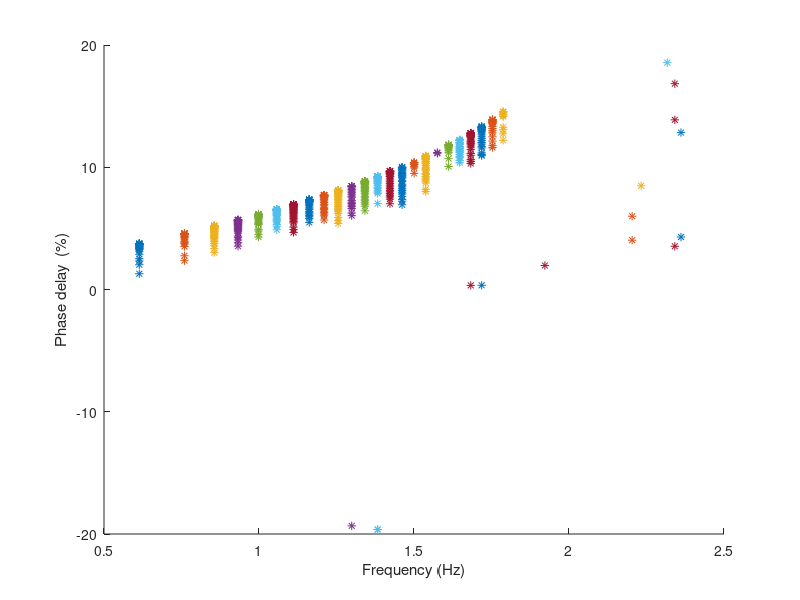

This chart was generated by the following MATLAB code:
clear all
clc

%% scatter plot
% load ('4_PS.mat')
% load ('4_F.mat')

load ('5-0.1_PS.mat')
load ('5-0.1_F.mat')

figure (1)
hold on
xlabel('Frequency (Hz)')
ylabel('Phase delay  (%)')

pause(3);

for i = 1:size(PS,1)
    scatter(RFD(i,:),-PS(i,:),'*')
    pause(0.5);
end

